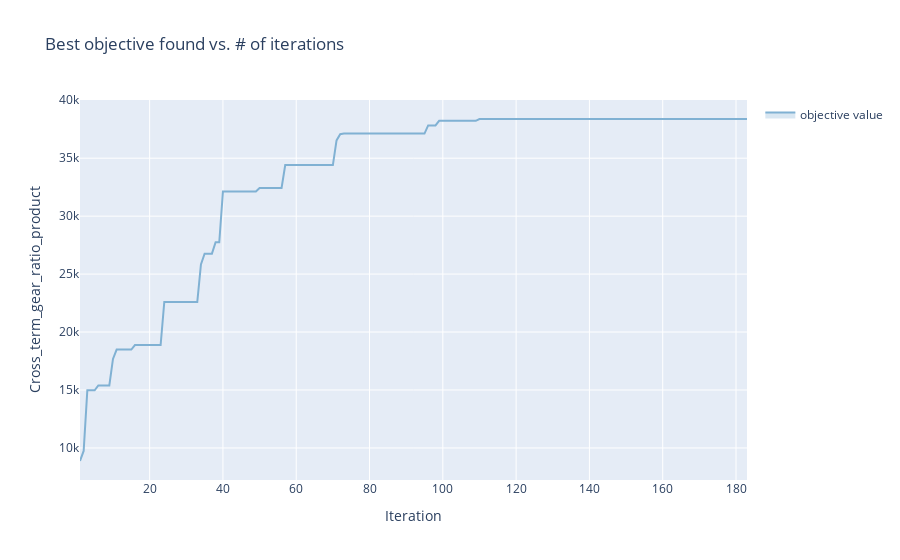

This figure's notebook cell:
### Code cell
render(Tag_client.get_optimization_trace())

### Figure 1 — Plotly figure (JSON) as saved in the notebook; plotly's stock layout.template omitted (floating-point values rounded to 4 significant figures; data arrays with more than 128 entries replaced by an {"elided": "..."} marker saying what was removed)
{"data": [{"hoverinfo": "none", "legendgroup": "", "line": {"width": 0}, "mode": "lines", "showlegend": false, "type": "scatter", "x": {"elided": "183 int values"}, "y": {"elided": "183 float values"}}, {"fill": "tonexty", "fillcolor": "rgba(128,177,211,0.3)", "legendgroup": "objective value", "line": {"color": "rgba(128,177,211,1)"}, "mode": "lines", "name": "objective value", "text": {"elided": "183 str values"}, "type": "scatter", "x": {"elided": "183 int values"}, "y": {"elided": "183 float values"}}, {"fill": "tonexty", "fillcolor": "rgba(128,177,211,0.3)", "hoverinfo": "none", "legendgroup": "", "line": {"width": 0}, "mode": "lines", "showlegend": false, "type": "scatter", "x": {"elided": "183 int values"}, "y": {"elided": "183 float values"}}], "layout": {"showlegend": true, "title": {"text": "Best objective found vs. # of iterations"}, "xaxis": {"title": {"text": "Iteration"}}, "yaxis": {"title": {"text": "Cross_term_gear_ratio_product"}}}}
